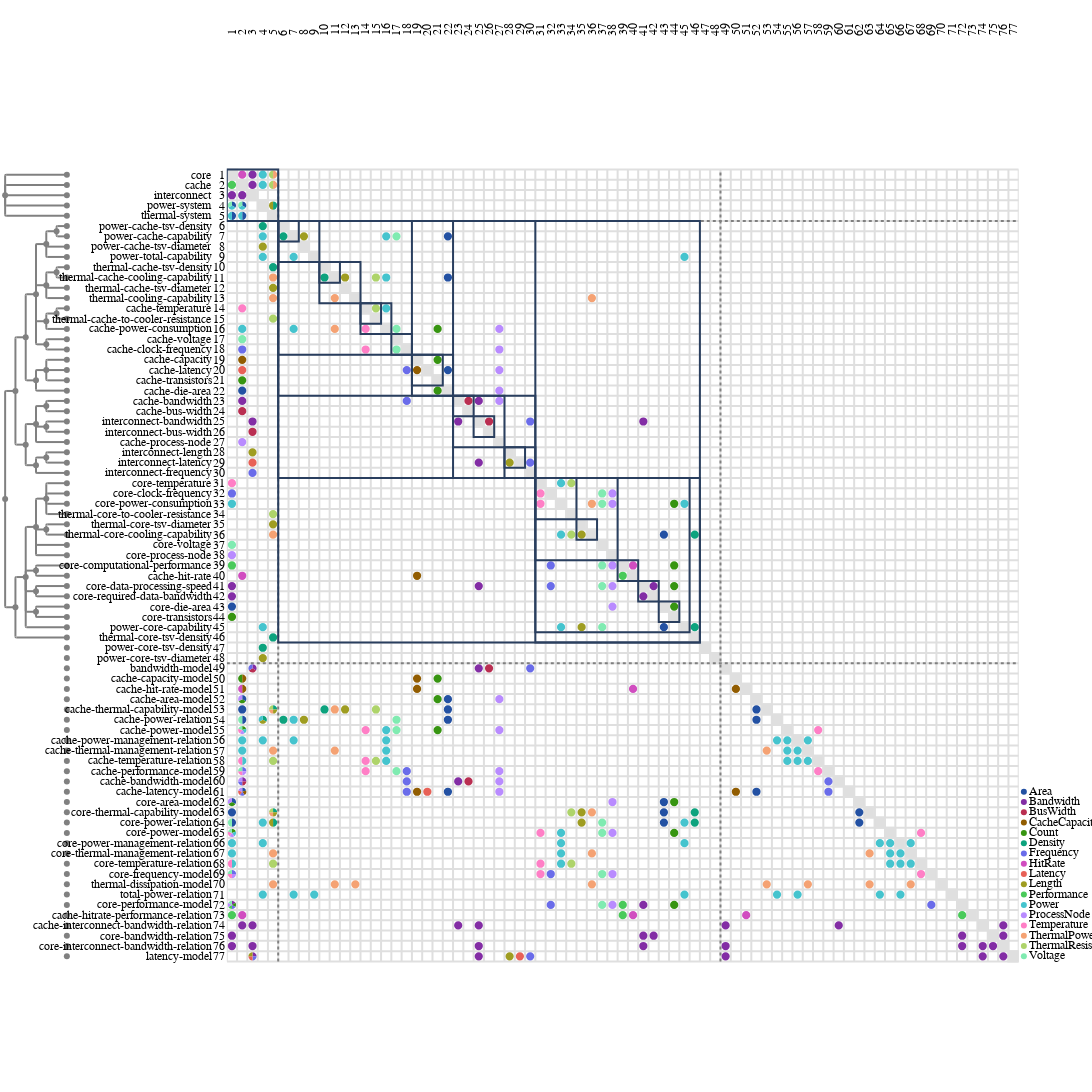

Notebook code cell kept with this figure:
### Code cell
from ragraph.analysis import sequence
from raesl.plot.view_funcs import multi_domain
import ragraph.plot

# Select correct nodes and edges to be displayed.
nodes, edges = multi_domain(
    graph,
    depth=4
)

leaf_comps = [n for n in nodes if n.kind == "component"]
leaf_funcs = [n for n in nodes if n.kind == "function_spec"]
leaf_design = [n for n in nodes if n.kind == "design_spec"]
leaf_models = [n for n in nodes if n.kind == "relation_spec"]
leaf_vars = [n for n in nodes if n.kind == "variable"]

# Sequence functions.
_, _, sequenced_functions = sequence.utils.branchsort(algo=sequence.scc_tearing, graph=graph, algo_args=dict(inf=1, dep=1, mu=3), inplace=True, nodes=leaf_models)

# Reload figure based on sequence.
figure = ragraph.plot.mdm(
    leafs = leaf_comps + leaf_vars + sequenced_functions,
    edges = edges,
    style= ragraph.plot.Style(
        piemap=dict(
            display="labels",
            mode="relative",
            fields=graph.edge_labels
        ),
    )
)

figure
